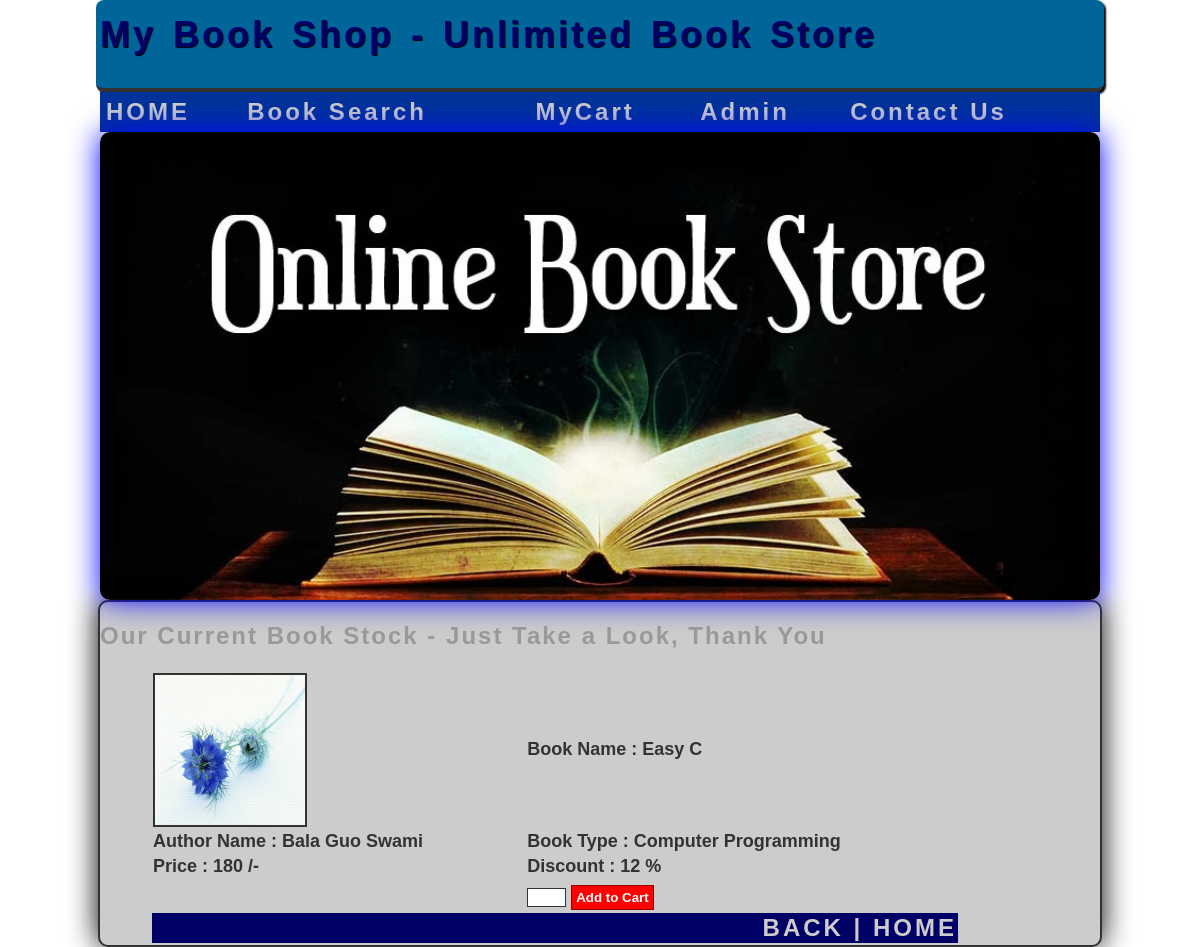
/view_book.php?bid=3, run on the app's committed database.
### tables this page shows
CREATE TABLE `book_master` (
  `book_id` int(11) NOT NULL auto_increment,
  `book_name` varchar(60) NOT NULL,
  `book_type` varchar(60) NOT NULL,
  `book_price` varchar(60) NOT NULL,
  `discount` varchar(60) NOT NULL,
  `book_stock` varchar(60) NOT NULL,
  `book_writer` varchar(60) NOT NULL,
  `book_image` varchar(100) NOT NULL,
  PRIMARY KEY  (`book_id`)
);

### view_book.php (the view, shortened to what this page needs)
 <?php include("config.php") ?>
<!DOCTYPE html PUBLIC "-//W3C//DTD XHTML 1.0 Transitional//EN" "http://www.w3.org/TR/xhtml1/DTD/xhtml1-transitional.dtd">
<html xmlns="http://www.w3.org/1999/xhtml">
<head>
<link href="ari_style1.css" type="text/css" rel="stylesheet" media="all" />
</head>
<body>
	<div id="header">
    	<div style="padding-top:10px;"><label class="lb1">My Book Shop - Unlimited Book Store</label></div>
    </div>
    <div id="menu">
    <?php include("menu.php"); ?>
    </div>
    <div id="nextHeader">
    	<img src="book_images/h2.jpg"  width="1000" class="h"/>
   </div>
   <div id="main">
   	<h2>Our Current Book Stock - Just Take a Look, Thank You</h2>
    <div style="width:900px; margin:0 auto;">
    	<?php
		if(isset($_GET['bid']))
		{
			$s="select * from `book_master` where `book_id`='".$_GET['bid']."'";
			$r=mysqli_query($conn,$s);
			$row=mysqli_fetch_array($r);
		?>
        <form name="frm" action="cart.php" method="post">
        <table class="tabbook">
        <tr>
        	<td><img src="<?php echo $row['book_image']; ?>" width="150" height="150" border="2"></td>
            <td>Book Name : <?php echo $row['book_name']; ?></td>
        </tr>
        <tr>
        	<td>Author Name : <?php echo $row['book_writer']; ?></td>
            <td>Book Type : <?php echo $row['book_type']; ?></td>
        </tr>
        <tr>
        	<td>Price : <?php echo $row['book_price']; ?> /-</td>
            <td>Discount : <?php echo $row['discount']; ?> %</td>
        </tr>
        <tr>
        	<td></td>
            <td></td>
        </tr>
        <tr>
        	<td></td>
            <td><input type="text" name="qty" size="2" style="border:1px solid #333333;">
            <input type="submit" name="ok" value="Add to Cart" class="c">
            </td>
        </tr>
        <tr>
        	<td colspan="2" align="right" bgcolor="#000066"><a href="index.php">BACK | HOME</a></td>
        </tr>
        </table>
        </form>
        <?php
		}
		?>
    </div>
   </div>
   </body>
</html>

### ari_style1.css (style rules this page uses)
body { margin:0; padding:0; background-image:url(png/qq.jpg); background-repeat:repeat; }
#header { width:1000px; height:80px; border-bottom:4px solid #333333; box-shadow:2px 2px 2px BLACK; padding:4px; background-color:#006699; margin:0 auto; border-radius:8px; -webkit-border-radius:8px; -moz-border-radius:8px; }
#nextHeader { width:1000px; margin:0 auto; height:auto; }
#menu { width:1000px; margin:0 auto; background-color:#003399; }
#main { width:1000px; height:auto; background-color:#CCCCCC; border:2px solid #333333; border-radius:10px; box-shadow:0px 0px 30px BLACK; margin:0 auto; }
.tabbook { width:90%; color:#333333; font-family:Geneva, Arial, Helvetica, sans-serif; font-weight:bold; font-size:18px; }
.c { width:auto; padding:4px; background-color:#FF0000; border:1px solid #990000; color:#FFFFFF; font-weight:bold; }
.h { box-shadow:0px 0px 30px BLUE; border-radius:10px; }
.lb1 { color:#000066; font-family:Verdana, Arial, Helvetica, sans-serif; font-size:36px; letter-spacing:3px; word-spacing:4px; font-weight:bold; text-shadow:1px 1px 1px BLACK; }
h2 { font-family:Verdana, Arial, Helvetica, sans-serif; color:#999999; letter-spacing:2px; font-weight:bold; }
a:link,a:visited,a:active { color:#CCCCCC; font-size:24px; letter-spacing:3px; font-weight:bold; text-decoration:none; }

### data on the page
book_master: book_image (picture), book_name "Easy C", book_writer "Bala Guo Swami", book_type "Computer Programming", book_price "180", discount "12"
